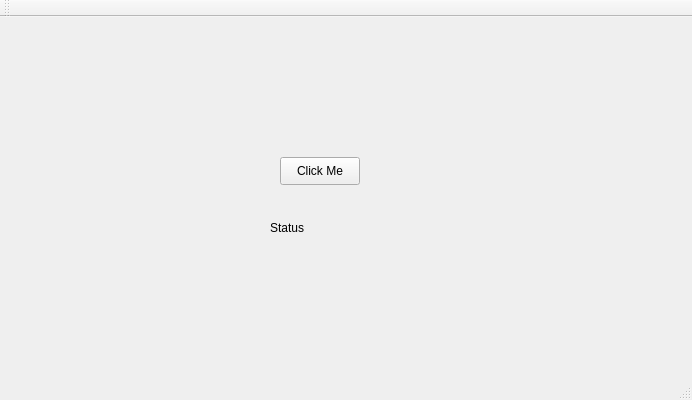
<?xml version="1.0" encoding="UTF-8"?>
<ui version="4.0">
 <class>MainWindow</class>
 <widget class="QMainWindow" name="MainWindow">
  <property name="geometry">
   <rect>
    <x>0</x>
    <y>0</y>
    <width>692</width>
    <height>400</height>
   </rect>
  </property>
  <property name="windowTitle">
   <string>MainWindow</string>
  </property>
  <widget class="QWidget" name="centralwidget">
   <widget class="QPushButton" name="Close">
    <property name="geometry">
     <rect>
      <x>280</x>
      <y>140</y>
      <width>80</width>
      <height>28</height>
     </rect>
    </property>
    <property name="text">
     <string>Click Me</string>
    </property>
   </widget>
   <widget class="QLabel" name="label">
    <property name="geometry">
     <rect>
      <x>270</x>
      <y>200</y>
      <width>281</width>
      <height>21</height>
     </rect>
    </property>
    <property name="text">
     <string>Status</string>
    </property>
   </widget>
  </widget>
  <widget class="QMenuBar" name="menubar">
   <property name="geometry">
    <rect>
     <x>0</x>
     <y>0</y>
     <width>692</width>
     <height>25</height>
    </rect>
   </property>
  </widget>
  <widget class="QStatusBar" name="statusbar"/>
  <widget class="QToolBar" name="toolBar">
   <property name="windowTitle">
    <string>toolBar</string>
   </property>
   <attribute name="toolBarArea">
    <enum>TopToolBarArea</enum>
   </attribute>
   <attribute name="toolBarBreak">
    <bool>false</bool>
   </attribute>
  </widget>
 </widget>
 <resources/>
 <connections>
  <connection>
   <sender>Close</sender>
   <signal>clicked()</signal>
   <receiver>label</receiver>
   <slot>show()</slot>
   <hints>
    <hint type="sourcelabel">
     <x>331</x>
     <y>196</y>
    </hint>
    <hint type="destinationlabel">
     <x>273</x>
     <y>265</y>
    </hint>
   </hints>
  </connection>
 </connections>
</ui>
